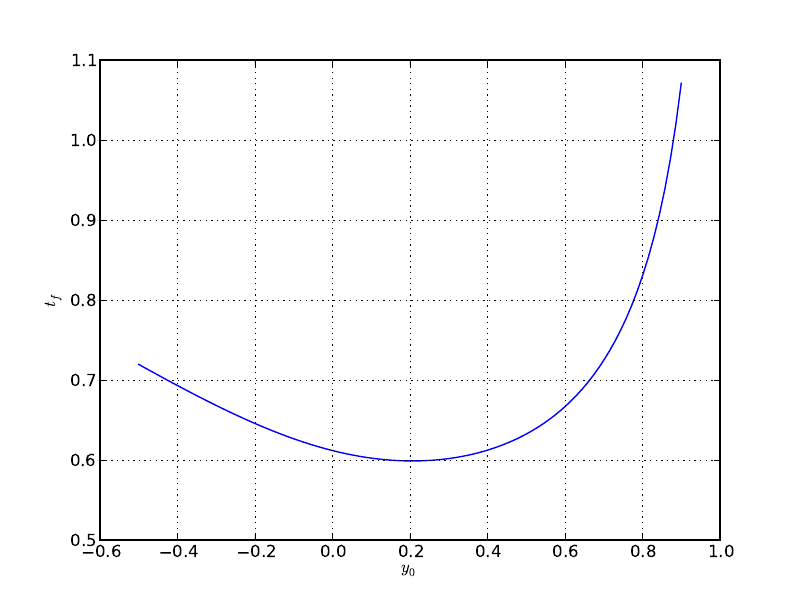

Reproduce this figure in Python.
#------------------------------------------------------------------------
# RECHERCHE DU CHEMIN LE PLUS RAPIDE ENTRE 2 POINTS A ET B
#------------------------------------------------------------------------

#------------------------------------------------------------------------
# PACKAGES
from scipy import optimize as opt # Optimize
import numpy as np                # Numpy
import matplotlib.pyplot as plt   # Pyplot
from matplotlib import cm         # Colormaps
#------------------------------------------------------------------------

#------------------------------------------------------------------------
# POSITION DES POINTS ET DONNEES PHYSIQUES
xa, xb = 0., 1.
ya, yb = 1., 0.
m = 1.  # masse en kg
g = 10. # gravite en ms**-2
#------------------------------------------------------------------------

#------------------------------------------------------------------------



#------------------------------------------------------------------------
# CALCUL DU TEMPS DE PARCOURS
def temps(Y):
  # On calcule l'energie potentielle en supposant qu'elle est nulle en A
  Ep = m * g * (Y - Y[0])
  # On calcule l'energie cinetique 
  Ec = - Ep
  # On calcule la vitesse
  V = (2. / m * Ec) **.5 
  # On calcule la vitesse moyenne sur chaque element
  Ve = (V[1:] + V[:-1]) / 2.
  # On calcule le pas en X:
  dx = X[1] - X[0]
  # On calcule la longueur de chaque element
  Le = ( ( Y[1:] - Y[:-1] )**2 + dx**2)**.5
  # On calcule le temps de parcours par element
  te = Le / Ve
  # On calcule le temps de parcours total
  t = te.sum()
  return t
  
def add_AB(Yc):
  Y = np.zeros([len(Yc) + 2])
  Y[1:-1] = Yc
  Y[0], Y[-1] = ya, yb
  return Y

def temps2(Yc):
  return temps(add_AB(Yc))  
#------------------------------------------------------------------------
 

#------------------------------------------------------------------------
# MISE EN APPLICATION

manual = False # Mode de fonctionnement: True pour manuel, False pour automatique

# MAILLAGE EN X 
Np = 1 # Nombre de noeuds souhaites
X = np.linspace(xa, xb, Np+2) # Coordonnees en x des noeuds
# COORDONNEES EN Y ?
Y = np.linspace(ya, yb, Np+2) # Altitude des noeuds

#------------------------------------------------------------------------

#------------------------------------------------------------------------
# AFFICHAGE
yp = np.linspace(-.5, .9, 100 )
t =np.zeros_like(yp)
for i in xrange(len(yp)):
  Y[1] = yp[i]
  t[i] = temps(Y)
plt.figure(0)
plt.clf()
plt.plot(yp, t)
plt.grid()
plt.xlabel("$y_0$")
plt.ylabel("$t_f$")
plt.savefig("brachi1d.pdf")


loc = np.where(t == t.min())
Y[1] = yp[loc]
Yl = np.linspace(ya, yb, Np+2) # Altitude des noeuds
tl = temps(Yl)
plt.figure(1)
plt.clf()
plt.plot(X, Y, "og-", label = "$t_f = {0:.2f}$ s".format(t[loc][0]))
plt.plot(X, Yl, "ob-", label = "$t_f = {0:.2f}$ s".format(tl))
plt.grid()
plt.xlabel("Position, $x$")
plt.ylabel("Position, $y$")
plt.legend()
plt.savefig("brachi1d_sol.pdf")  
